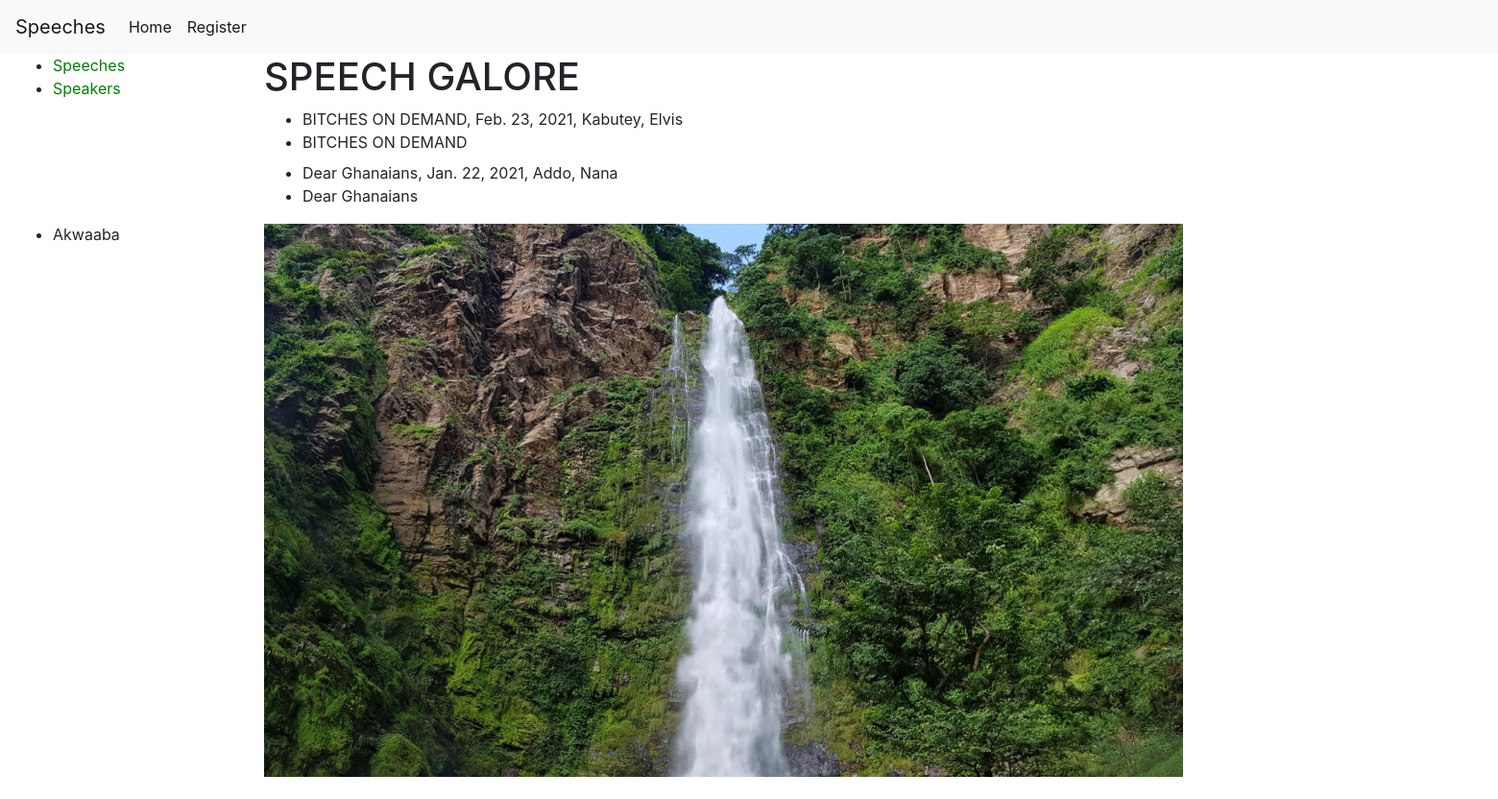
Screenshot of /and/speech/ with the database file from the repository.
### spoke/models.py (models this page shows, shortened)
class Speech(models.Model):
    title = models.CharField(max_length=200)
    speech_date = models.DateField(null=False, blank= True)
    speeech = models.TextField(max_length=2000)
    speaker = models.ForeignKey('Speaker', on_delete = models.SET_NULL, null = True)
    class Meta:
        ordering = ['title', 'speech_date', 'speaker']

class Speaker(models.Model):
    first_name = models.CharField(max_length=100)
    last_name = models.CharField(max_length=100)
    speaker_info = models.TextField(max_length=2000, null= True)
    class Meta:
        ordering = ['last_name', 'first_name']
    def __str__(self):
        return f'{self.last_name}, {self.first_name}'

### spoke/views.py (the view)
# urls.py: path('', views.index, name = 'index'),
def index(request):
    speeches = Speech.objects.all().order_by('-speech_date')
    context = {
        'speeches': speeches,
    }
    return render(request, 'spoke/index.html', context)
    paginate_by = 5

### spoke/templates/spoke/index.html (shortened to what this page needs)
{% extends "base_generic.html" %}
{% block content %}
<h1>SPEECH GALORE</h1>
<ul>
    {% for a in speeches %}
    <li>{{a.title}}, {{a.speech_date}}, {{a.speaker}}</li>
    <li>
        {{a.title}}
    </li>
    {% endfor %}
</ul>
{% endblock %}

### spoke/templates/base_generic.html (shortened to what this page needs)
{% load static %}
<!DOCTYPE html>
<html lang="en">
<head>
  <link rel="stylesheet" href="https://cdn.jsdelivr.net/npm/bootstrap@4.5.3/dist/css/bootstrap.min.css">
  {% load static %}
  <link rel="stylesheet" href="{% static 'spoke/styles.css' %}">
</head>
<body>
  <nav class="navbar navbar-expand-lg navbar-light bg-light">
    <a class="navbar-brand" href="#">Speeches</a>
    <div class="collapse navbar-collapse" id="navbarSupportedContent">
      <ul class="navbar-nav mr-auto">
        <li class="nav-item active">
          <a class="nav-link" href="{% url 'index' %}">Home <span class="sr-only">(current)</span></a>
        </li>
        <li class="nav-item active">
          <a class="nav-link" href="{% url 'register' %}">Register <span class="sr-only">(current)</span></a>
        </li>
     </ul>
    </div>
  </nav>
  <div class="container-fluid">
    <div class="row">
      <div class="col-sm-2">
      {% block sidebar %}
        <ul class="sidebar-nav">
          <li><a href="{% url 'speech_list' %}">Speeches</a></li>
          <li><a href="{% url 'speaker_list' %}">Speakers</a></li>
        </ul>
     {% endblock %}
      </div>
      <div class="col-sm-10 ">{% block content %}{% endblock %}</div>
      <div class = "col-sm-2">
        {% block aside %}
        <ul>
          <li>Akwaaba</li>
        </ul>
        {% endblock %}
      </div>
      <div class = "col-sm-10">
        <div id="imgg">
        </div>
      </div>
    </div>
  </div>
</body>
</html>

### spoke/static/spoke/styles.css (style rules this page uses)
li a { color: green; }
#imgg { background: white url("images/wli.png") no-repeat; width: 1600px; height:600px; }

### rows the page displays
Speech: title "BITCHES ON DEMAND", speech_date "Feb. 23, 2021", speaker "Kabutey, Elvis"
Speech: title "Dear Ghanaians", speech_date "Jan. 22, 2021", speaker "Addo, Nana"
